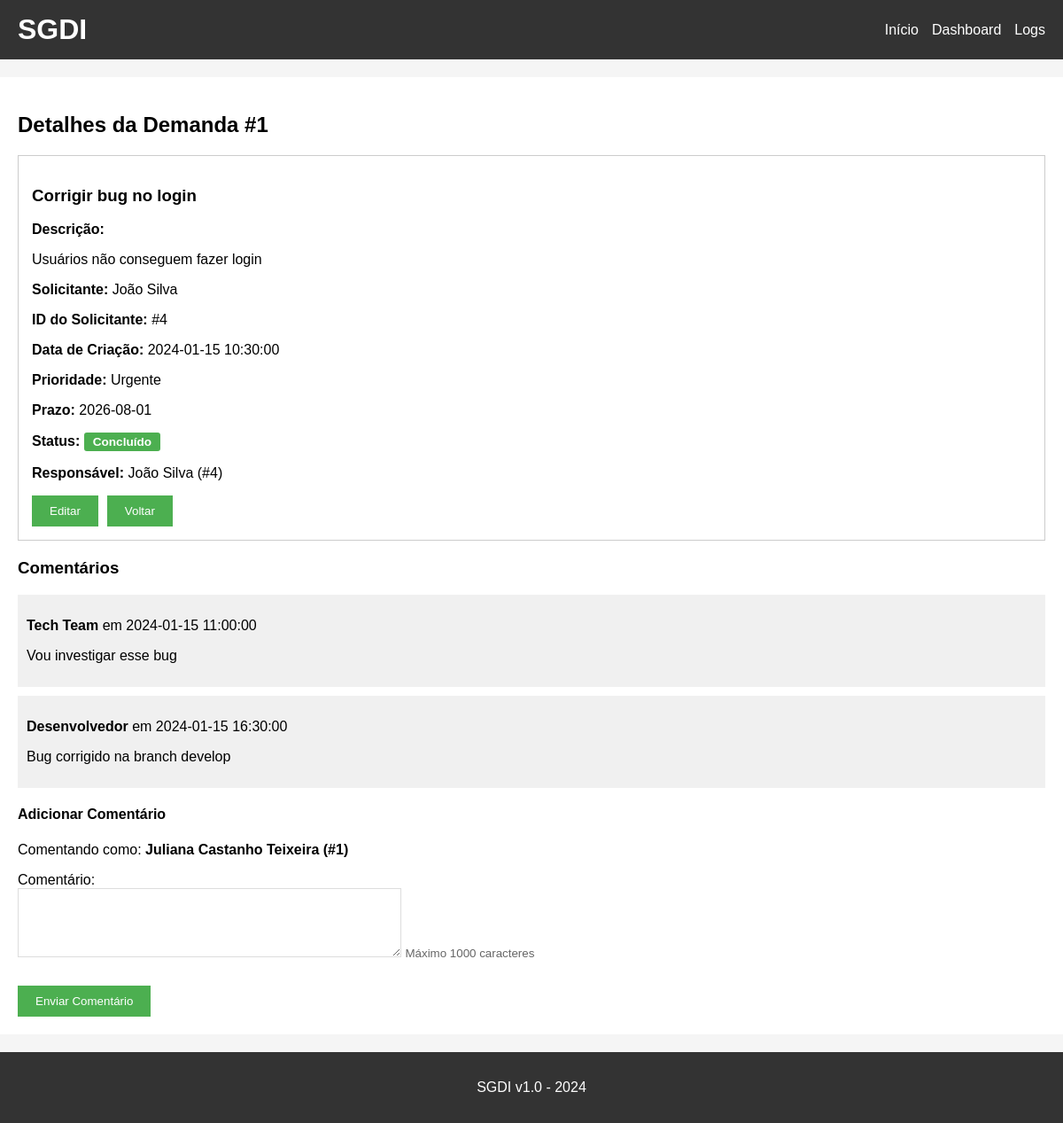
/detalhes/1 (signed in), run on the app's committed database.
### tables this page shows
CREATE TABLE demandas (
    id INTEGER PRIMARY KEY AUTOINCREMENT,
    titulo TEXT NOT NULL,
    descricao TEXT,
    solicitante TEXT,
    solicitante_id INTEGER,
    data_criacao TEXT,
    prioridade TEXT,
    prazo TEXT,
    status TEXT NOT NULL DEFAULT 'Aberto',
    responsavel TEXT,
    responsavel_id INTEGER,
    data_conclusao TEXT,
    FOREIGN KEY (solicitante_id) REFERENCES solicitantes (id),
    FOREIGN KEY (responsavel_id) REFERENCES solicitantes (id)
);

CREATE TABLE comentarios (
    id INTEGER PRIMARY KEY AUTOINCREMENT,
    demanda_id INTEGER,
    comentario TEXT,
    autor TEXT,
    data TEXT,
    FOREIGN KEY (demanda_id) REFERENCES demandas (id)
);

### app.py (the view)
@app.route('/detalhes/<int:id>')
@requer_permissao('visualizar')
def detalhes(id):
    conn = get_db()
    cursor = conn.cursor()
    demanda = cursor.execute(
        "SELECT *, "
        "CASE WHEN status = 'Aberto' AND prazo < date('now', 'localtime') THEN 'Atrasado' ELSE status END AS status_exibido "
        "FROM demandas WHERE id=?", (id,)
    ).fetchone()
    if demanda is None:
        conn.close()
        flash('Demanda não encontrada.')
        return redirect('/')
    comentarios = cursor.execute(
        'SELECT * FROM comentarios WHERE demanda_id=? ORDER BY id', (id,)
    ).fetchall()
    conn.close()
    return render_template('detalhes.html', demanda=demanda, comentarios=comentarios)

### api.py (called while the page is built)
@api_bp.after_app_request
def cabecalhos_de_seguranca(resposta):
    if requisicao_api():
        resposta.headers['Cache-Control'] = 'no-store'
        resposta.headers['X-Content-Type-Options'] = 'nosniff'
    return resposta

### app.py (called while the page is built, shortened)
def requer_permissao(permissao, resposta_json=False):
    def decorador(funcao):
        @wraps(funcao)
        def interna(*args, **kwargs):
            if pode(permissao):
                return funcao(*args, **kwargs)
        return interna
    return decorador

@app.context_processor
def injetar_perfil():
    return {'pode': pode, 'perfil_rotulo': ROTULOS_PERFIL[perfil_atual()]}

@app.before_request
def verificar_login():
    if requisicao_api():
        return None
    if 'email' not in session and request.endpoint not in ['login', 'logout', 'static']:
        return redirect(url_for('login'))

### core.py (called while the page is built)
def caminho_banco():
    return os.environ.get('SGDI_DB', 'demandas.db')

def get_db():
    conn = sqlite3.connect(caminho_banco())
    conn.row_factory = sqlite3.Row
    return conn

def requisicao_api():
    return request.path == '/api' or request.path.startswith('/api/')

def usuario_atual():
    usuario_api = g.get('usuario_api')
    if usuario_api:
        return usuario_api
    if 'usuario_id' in session:
        return {
            'id': session.get('usuario_id'),
            'nome': session.get('usuario'),
            'email': session.get('email'),
            'perfil': session.get('perfil'),
        }
    return None

def perfil_atual():
    usuario = usuario_atual()
    perfil = usuario.get('perfil') if usuario else None
    return perfil if perfil in PERMISSOES_POR_PERFIL else PERFIL_USUARIO

def pode(permissao):
    return permissao in PERMISSOES_POR_PERFIL[perfil_atual()]

### templates/detalhes.html (shortened to what this page needs)
{% extends "base.html" %}
{% block content %}
<h2>Detalhes da Demanda #{{ demanda[0] }}</h2>
<div class="detail-box">
    <h3>{{ demanda[1] }}</h3>
    <p><strong>Descrição:</strong></p>
    <p>{{ demanda[2] }}</p>
    <p><strong>Solicitante:</strong> {{ demanda[3] }}</p>
    <p><strong>ID do Solicitante:</strong> #{{ demanda[4] }}</p>
    <p><strong>Data de Criação:</strong> {{ demanda[5] }}</p>
    <p><strong>Prioridade:</strong> {{ demanda[6] }}</p>
    <p><strong>Prazo:</strong> {{ demanda[7] }}</p>
    <p>
        <strong>Status:</strong>
        <span class="status-badge
            {%- if demanda['status_exibido'] == 'Aberto' %} status-aberto
            {%- elif demanda['status_exibido'] == 'Atrasado' %} status-atrasado
            {%- elif demanda['status_exibido'] == 'Concluído' %} status-concluido
            {%- elif demanda['status_exibido'] == 'Cancelado' %} status-cancelado
            {%- endif %}">{{ demanda['status_exibido'] }}</span>
    </p>
    <p>
        <strong>Responsável:</strong>
        {% if demanda['responsavel_id'] %}
            {{ demanda['responsavel'] }} (#{{ demanda['responsavel_id'] }})
        {% else %}
            Nenhum responsável definido
        {% endif %}
    </p>
    <div class="acoes-demanda">
        {% if pode('editar_demanda') %}
        <a href="/editar/{{ demanda[0] }}"><button>Editar</button></a>
        {% endif %}
        <a href="/"><button>Voltar</button></a>
    </div>
</div>
<h3>Comentários</h3>
{% for comentario in comentarios %}
<div class="comment-box">
    <p><strong>{{ comentario[3] }}</strong> em {{ comentario[4] }}</p>
    <p>{{ comentario[2] }}</p>
</div>
{% endfor %}
{% if pode('comentar') %}
<h4>Adicionar Comentário</h4>
<p>Comentando como: <strong>{{ session['usuario'] }} (#{{ session['usuario_id'] }})</strong></p>
<form method="POST" action="/adicionar_comentario/{{ demanda[0] }}">
    <div>
        <label>Comentário:</label><br>
        <textarea name="comentario" rows="4" cols="50" maxlength="1000" required></textarea>
        <small class="text-muted">Máximo 1000 caracteres</small>
    </div>
    <br>
    <button type="submit">Enviar Comentário</button>
</form>
{% endif %}
{% endblock %}

### static/style.css (style rules this page uses)
* { box-sizing: border-box; }
body { font-family: Arial, sans-serif; background-color: #f5f5f5; padding: 0; margin: 0; display: flex; flex-direction: column; min-height: 100vh; }
button { background-color: #4CAF50; color: white; padding: 10px 20px; border: none; cursor: pointer; }
form div { margin-bottom: 10px; }
input[type="text"], input[type="email"], input[type="password"], textarea { padding: 8px; border: 1px solid #ddd; max-width: 100%; }
textarea { resize: vertical; }
.text-muted { color: #666; }
.detail-box { border: 1px solid #ccc; padding: 15px; margin-bottom: 20px; }
.comment-box { background: #f0f0f0; padding: 10px; margin: 10px 0; }
.status-badge { display: inline-block; padding: 3px 10px; border-radius: 3px; font-size: 0.85rem; font-weight: bold; color: white; white-space: nowrap; }
.status-concluido { background-color: #4CAF50; }
.acoes-demanda { display: flex; align-items: center; flex-wrap: wrap; gap: 10px; margin-top: 15px; }

### data on the page
demandas: id "1", titulo "Corrigir bug no login", descricao "Usuários não conseguem fazer login", solicitante "João Silva", solicitante "4", data_criacao "2024-01-15 10:30:00", prioridade "Urgente", prazo "2026-08-01", status_exibido "Concluído", responsavel "João Silva", responsavel_id "4"
comentarios: autor "Tech Team", data "2024-01-15 11:00:00", comentario "Vou investigar esse bug"
comentarios: autor "Desenvolvedor", data "2024-01-15 16:30:00", comentario "Bug corrigido na branch develop"

### other printed values
{{ session['usuario'] }} "Juliana Castanho Teixeira"
{{ session['usuario_id'] }} "1"
